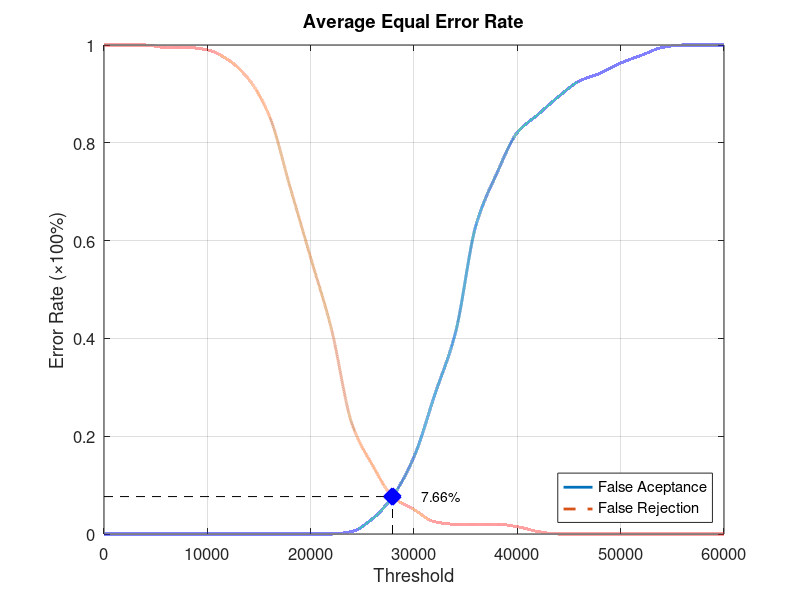
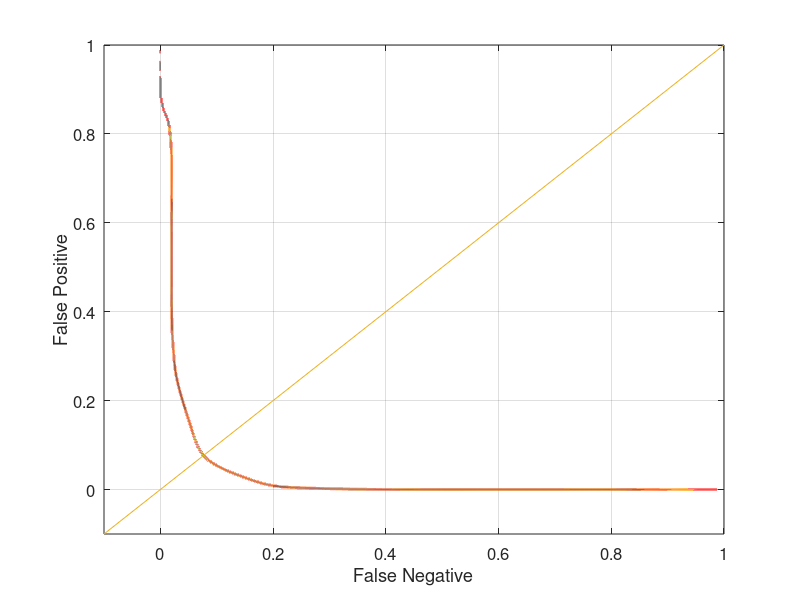

Source code (MATLAB) for these figures, in order:
function yEER = Database3_2
close all;
clear;
clc;
x = 0:2000:60000;
xq = 0:0.5:60000;

y0 = [0 0 0 0 0 0 0 0 0 0 0 0 0.00526316 0.0315789 0.0789474 0.157895 0.284211 0.410526 0.631579 0.736842 0.821053 0.857895 0.894737 0.926316 0.942105 0.963158 0.978947 0.994737 1 1 1];
yy0 = interp1(x, y0, xq, 'pchip');
y1 = [1 1 1 0.995 0.995 0.99 0.97 0.93 0.855 0.71 0.565 0.42 0.225 0.14 0.075 0.05 0.025 0.02 0.02 0.02 0.015 0.005 0 0 0 0 0 0 0 0 0];
yy1 = interp1(x, y1, xq, 'pchip');

% Calculating EER: 
y2 = abs(y0 - y1);
find(y2 == min(y2))
yy2 = abs(yy0 - yy1);
xEER = find(yy2 == min(yy2));
xEERIndex = xq(xEER) % X-axis EER
yEER = yy0(xEER) % Y-axis EER

main = figure
plot(xq, yy0,'-','LineWidth', 2);	hold on
plot(xq, yy1,'--','LineWidth', 2);	hold on
plot([xEERIndex xEERIndex], [0 yEER], 'k--');	hold on
plot([0 xEERIndex], [yEER yEER], 'k--');	hold on
plot(xEERIndex, yEER, 'bx', 'LineWidth', 10);	hold on
text(xEERIndex + 10 * xEERIndex / 100, yEER, [num2str(round((10000 * yEER)) / 100) '%'])
legend('False Aceptance', 'False Rejection', 'Location', 'SouthEast')
xlabel('Threshold')
ylabel('Error Rate (\times100%)')
title('Average Equal Error Rate')
set(gca, 'FontSize', 12)
axis([0 60000 0 1])
grid on

print(main, 'Database3_2Main', '-dpng');
FNRxFPR = figure('Color', [1 1 1]);
plot(yy1, yy0, '-', yy1, yy0, 'LineWidth', 2);
hold on
y = -0.1:0.1:1
plot(y, y); 
set(gca, 'FontSize', 12)
xlabel('False Negative')
ylabel('False Positive')
axis([-0.1 1 -0.1 1])
set(gca, 'FontSize', 12)
grid on

print(FNRxFPR, 'Database3_2FNRxFPR','-dpng');
end
